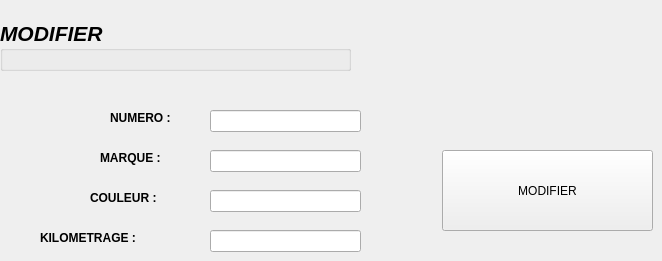
      <widget class="QWidget" name="tab_10">
       <attribute name="title">
        <string>MODIFIER </string>
       </attribute>
       <widget class="QGroupBox" name="groupBox_7">
        <property name="geometry">
         <rect>
          <x>0</x>
          <y>20</y>
          <width>351</width>
          <height>51</height>
         </rect>
        </property>
        <property name="font">
         <font>
          <family>Arial</family>
          <pointsize>16</pointsize>
          <weight>75</weight>
          <italic>true</italic>
          <bold>true</bold>
          <underline>false</underline>
         </font>
        </property>
        <property name="title">
         <string>MODIFIER </string>
        </property>
       </widget>
       <widget class="QLineEdit" name="Le_numero_2">
        <property name="geometry">
         <rect>
          <x>210</x>
          <y>110</y>
          <width>151</width>
          <height>22</height>
         </rect>
        </property>
       </widget>
       <widget class="QLineEdit" name="le_marque_2">
        <property name="geometry">
         <rect>
          <x>210</x>
          <y>150</y>
          <width>151</width>
          <height>22</height>
         </rect>
        </property>
       </widget>
       <widget class="QLineEdit" name="le_couleur_2">
        <property name="geometry">
         <rect>
          <x>210</x>
          <y>190</y>
          <width>151</width>
          <height>22</height>
         </rect>
        </property>
       </widget>
       <widget class="QLineEdit" name="Le_kilometrage_2">
        <property name="geometry">
         <rect>
          <x>210</x>
          <y>230</y>
          <width>151</width>
          <height>22</height>
         </rect>
        </property>
       </widget>
       <widget class="QPushButton" name="pb_modifier">
        <property name="geometry">
         <rect>
          <x>442</x>
          <y>150</y>
          <width>211</width>
          <height>81</height>
         </rect>
        </property>
        <property name="text">
         <string>MODIFIER</string>
        </property>
       </widget>
       <widget class="QLabel" name="label_19">
        <property name="geometry">
         <rect>
          <x>110</x>
          <y>110</y>
          <width>91</width>
          <height>16</height>
         </rect>
        </property>
        <property name="font">
         <font>
          <weight>75</weight>
          <bold>true</bold>
         </font>
        </property>
        <property name="text">
         <string>NUMERO :</string>
        </property>
       </widget>
       <widget class="QLabel" name="label_20">
        <property name="geometry">
         <rect>
          <x>100</x>
          <y>150</y>
          <width>131</width>
          <height>16</height>
         </rect>
        </property>
        <property name="font">
         <font>
          <pointsize>9</pointsize>
          <weight>75</weight>
          <bold>true</bold>
         </font>
        </property>
        <property name="text">
         <string>MARQUE :</string>
        </property>
       </widget>
       <widget class="QLabel" name="label_21">
        <property name="geometry">
         <rect>
          <x>90</x>
          <y>190</y>
          <width>141</width>
          <height>16</height>
         </rect>
        </property>
        <property name="font">
         <font>
          <pointsize>9</pointsize>
          <weight>75</weight>
          <bold>true</bold>
         </font>
        </property>
        <property name="text">
         <string>COULEUR :</string>
        </property>
       </widget>
       <widget class="QLabel" name="label_22">
        <property name="geometry">
         <rect>
          <x>40</x>
          <y>230</y>
          <width>171</width>
          <height>16</height>
         </rect>
        </property>
        <property name="font">
         <font>
          <pointsize>9</pointsize>
          <weight>75</weight>
          <bold>true</bold>
         </font>
        </property>
        <property name="text">
         <string>KILOMETRAGE :</string>
        </property>
       </widget>
      </widget>
